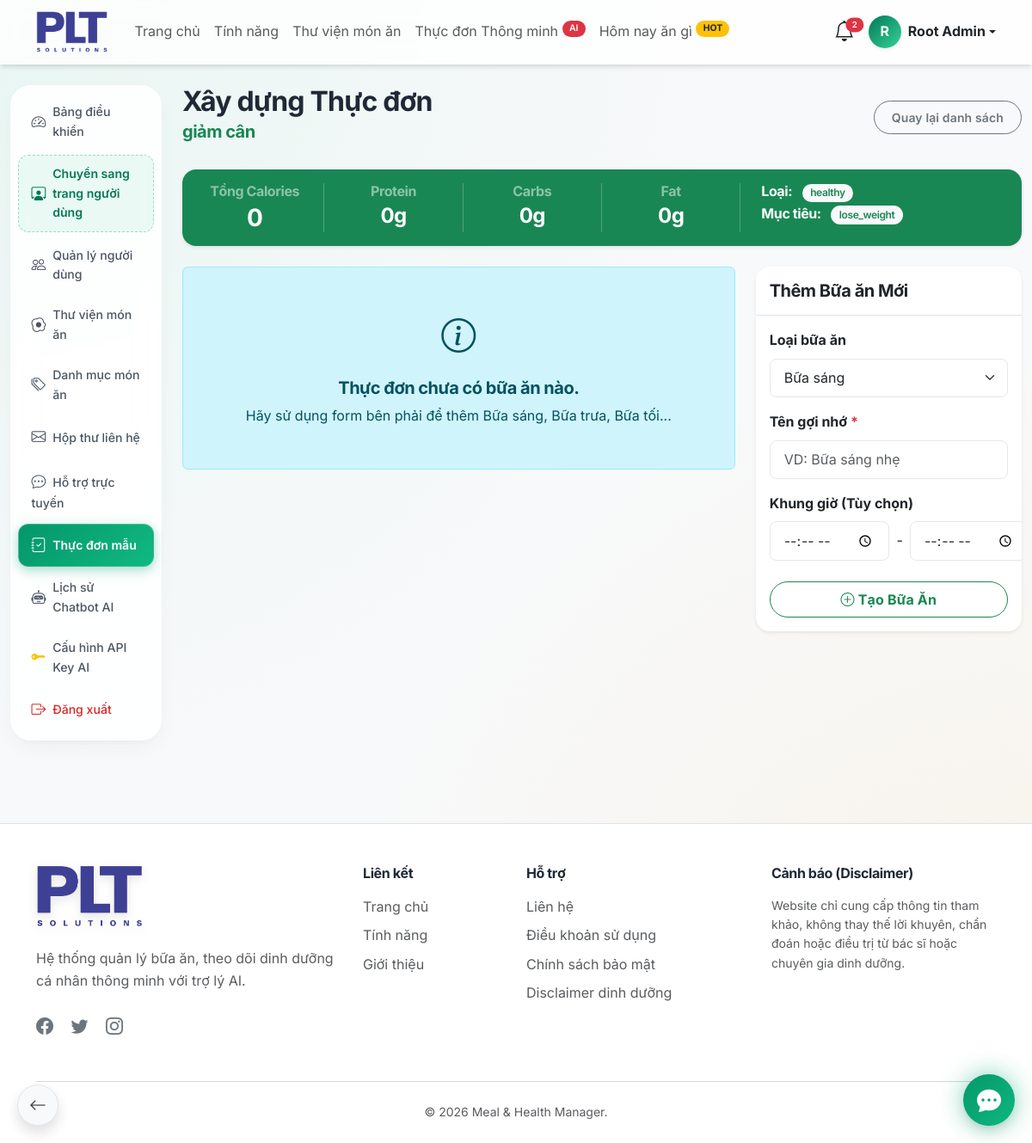
The app's page /admin/meal-plan-builder.php?id=3 (signed in) with its own data.
### tables this page shows
CREATE TABLE IF NOT EXISTS `meal_plans` (
  `id` bigint UNSIGNED NOT NULL AUTO_INCREMENT,
  `name` varchar(180) NOT NULL,
  `slug` varchar(200) NOT NULL,
  `description` text,
  `goal_type` enum('lose_weight','gain_weight','maintain_weight','gain_muscle') NOT NULL,
  `diet_type` varchar(255) DEFAULT 'normal',
  `total_calories` decimal(10,2) NOT NULL DEFAULT '0.00',
  `total_protein` decimal(10,2) NOT NULL DEFAULT '0.00',
  `total_carbs` decimal(10,2) NOT NULL DEFAULT '0.00',
  `total_fat` decimal(10,2) NOT NULL DEFAULT '0.00',
  `total_fiber` decimal(10,2) NOT NULL DEFAULT '0.00',
  `image` varchar(255) DEFAULT NULL,
  `is_premium` tinyint(1) NOT NULL DEFAULT '0',
  `status` enum('active','inactive') NOT NULL DEFAULT 'active',
  `created_by` bigint UNSIGNED DEFAULT NULL,
  `created_at` timestamp NOT NULL DEFAULT CURRENT_TIMESTAMP,
  `updated_at` timestamp NOT NULL DEFAULT CURRENT_TIMESTAMP ON UPDATE CURRENT_TIMESTAMP,
  PRIMARY KEY (`id`),
  UNIQUE KEY `slug` (`slug`),
  KEY `fk_meal_plans_created_by` (`created_by`),
  KEY `idx_meal_plans_goal` (`goal_type`),
  KEY `idx_meal_plans_status` (`status`),
  KEY `idx_meal_plans_premium` (`is_premium`)
);

### admin/meal-plan-builder.php (the view, shortened to what this page needs)
<?php
$database = new Database();
$conn = $database->getConnection();
$id = isset($_GET['id']) ? (int)$_GET['id'] : 0;
$stmt = $conn->prepare("SELECT * FROM meal_plans WHERE id = :id");
$stmt->execute([':id' => $id]);
$plan = $stmt->fetch(PDO::FETCH_ASSOC);
$stmtMeals = $conn->prepare("SELECT * FROM meal_plan_meals WHERE meal_plan_id = :id ORDER BY FIELD(meal_type, 'breakfast', 'morning_snack', 'lunch', 'afternoon_snack', 'dinner', 'evening_snack'), id ASC");
$stmtMeals->execute([':id' => $id]);
$meals = $stmtMeals->fetchAll(PDO::FETCH_ASSOC);
$meal_types = [
    'breakfast' => 'Bữa sáng',
    'morning_snack' => 'Bữa phụ sáng',
    'lunch' => 'Bữa trưa',
    'afternoon_snack' => 'Bữa phụ chiều',
    'dinner' => 'Bữa tối',
    'evening_snack' => 'Bữa phụ tối'
];
require_once __DIR__ . '/../includes/header.php';
?>
<div class="container-fluid py-4">
    <div class="row">
        <div class="col-md-3 col-lg-2">
            <?php require_once __DIR__ . '/includes/sidebar.php'; ?>
        </div>
        <div class="col-md-9 col-lg-10">
            <div class="d-flex justify-content-between align-items-center mb-4">
                <div>
                    <h2 class="fw-bold mb-1">Xây dựng Thực đơn</h2>
                    <h5 class="text-success"><?php echo htmlspecialchars($plan['name']); ?></h5>
                </div>
                <a href="<?php echo BASE_URL; ?>/admin/meal-plans.php" class="btn btn-sm btn-outline-secondary rounded-pill">Quay lại danh sách</a>
            </div>
            <div class="card glass-card border-0 rounded-4 shadow-sm mb-4 bg-success text-white">
                <div class="card-body py-3">
                    <div class="row text-center">
                        <div class="col-md-2 border-end border-light border-opacity-25">
                            <h6 class="mb-1 text-white-50">Tổng Calories</h6>
                            <h3 class="mb-0 fw-bold"><?php echo round($plan['total_calories'] ?? 0); ?></h3>
                        </div>
                        <div class="col-md-2 border-end border-light border-opacity-25">
                            <h6 class="mb-1 text-white-50">Protein</h6>
                            <h4 class="mb-0 fw-bold"><?php echo round($plan['total_protein'] ?? 0); ?>g</h4>
                        </div>
                        <div class="col-md-2 border-end border-light border-opacity-25">
                            <h6 class="mb-1 text-white-50">Carbs</h6>
                            <h4 class="mb-0 fw-bold"><?php echo round($plan['total_carbs'] ?? 0); ?>g</h4>
                        </div>
                        <div class="col-md-2 border-end border-light border-opacity-25">
                            <h6 class="mb-1 text-white-50">Fat</h6>
                            <h4 class="mb-0 fw-bold"><?php echo round($plan['total_fat'] ?? 0); ?>g</h4>
                        </div>
                        <div class="col-md-4 text-start ps-4">
                            <h6 class="mb-1">Loại: <span class="badge bg-light text-success ms-2"><?php echo htmlspecialchars($plan['diet_type']); ?></span></h6>
                            <h6 class="mb-0">Mục tiêu: <span class="badge bg-light text-success ms-2"><?php echo $plan['goal_type']; ?></span></h6>
                        </div>
                    </div>
                </div>
            </div>
            <div class="row">
                <div class="col-lg-8">
                    <?php if (empty($meals)): ?>
                        <div class="alert alert-info py-5 text-center">
                            <i class="bi bi-info-circle fs-1 d-block mb-3"></i>
                            <h5 class="fw-bold">Thực đơn chưa có bữa ăn nào.</h5>
                            <p class="mb-0">Hãy sử dụng form bên phải để thêm Bữa sáng, Bữa trưa, Bữa tối...</p>
                        </div>
                    <?php endif; ?>
                </div>
                <div class="col-lg-4">
                    <div class="card glass-card border-0 rounded-4 shadow-sm position-sticky overflow-hidden" style="top: 20px;">
                        <div class="card-header bg-transparent border-bottom py-3">
                            <h5 class="fw-bold mb-0">Thêm Bữa ăn Mới</h5>
                        </div>
                        <div class="card-body">
                            <form method="POST" id="formAddMeal" novalidate>
                                <div class="mb-3">
                                    <label class="form-label fw-bold">Loại bữa ăn</label>
                                    <select class="form-select" name="meal_type" id="meal_type_select">
                                        <?php foreach ($meal_types as $key => $label): ?>
                                            <option value="<?php echo $key; ?>"><?php echo $label; ?></option>
                                        <?php endforeach; ?>
                                    </select>
                                </div>
                                <div class="mb-3">
                                    <label class="form-label fw-bold">Tên gợi nhớ <span class="text-danger">*</span></label>
                                    <input type="text" class="form-control" name="title" id="meal_title_input" value="" required placeholder="VD: Bữa sáng nhẹ">
                                </div>
                                <div class="mb-4">
                                    <label class="form-label fw-bold">Khung giờ (Tùy chọn)</label>
                                    <div class="d-flex align-items-center">
                                        <input type="time" class="form-control" name="start_time">
                                        <span class="mx-2 fw-bold text-muted">-</span>
                                        <input type="time" class="form-control" name="end_time">
                                    </div>
                                </div>
                                <button type="submit" class="btn btn-outline-success rounded-pill w-100 fw-bold">
                                    <i class="bi bi-plus-circle"></i> Tạo Bữa Ăn
                                </button>
                            </form>
                        </div>
                    </div>
                </div>
            </div>
        </div>
    </div>
</div>
<?php require_once __DIR__ . '/../includes/footer.php'; ?>

### assets/css/style.css (style rules this page uses)
:root { --primary-color: #059669; --primary-light: #34d399; --primary-dark: #047857; --primary-bg: #ecfdf5; --secondary-color: #f59e0b; --secondary-light: #fbbf24; --secondary-bg: #fffbeb; --text-color: #1f2937; --text-muted: #6b7280; --bg-color: #f3f4f6; --card-bg: #ffffff; --border-color: #e5e7eb; --gradient-primary: linear-gradient(135deg, #059669 0%, #10b981 100%); --gradient-health: linear-gradient(135deg, #047857 0%, #34d399 100%); --gradient-glow: linear-gradient(135deg, rgba(5, 150, 105, 0.4) 0%, rgba(16, 185, 129, 0) 100%); --gradient-dark: linear-gradient(135deg, #1f2937 0%, #111827 100%); --shadow-sm: 0 1px 2px 0 rgba(0, 0, 0, 0.05); --shadow-md: 0 4px 6px -1px rgba(0, 0, 0, 0.1), 0 2px 4px -1px rgba(0, 0, 0, 0.06); --shadow-lg: 0 10px 15px -3px rgba(0, 0, 0, 0.1), 0 4px 6px -2px rgba(0, 0, 0, 0.05); --shadow-glow: 0 0 20px rgba(5, 150, 105, 0.3); --radius-sm: 0.5rem; --radius-md: 1rem; --radius-lg: 1.5rem; --radius-xl: 2rem; --transition-fast: 0.15s cubic-bezier(0.4, 0, 0.2, 1); --transition-base: 0.3s cubic-bezier(0.4, 0, 0.2, 1); --transition-bounce: 0.5s cubic-bezier(0.34, 1.56, 0.64, 1); }
html { scroll-behavior: smooth; -webkit-overflow-scrolling: touch; }
body { font-family: 'Inter', -apple-system, BlinkMacSystemFont, "Segoe UI", Roboto, sans-serif; color: var(--text-color); background-color: var(--bg-color); background-image: radial-gradient(at 0% 0%, rgba(52, 211, 153, 0.08) 0px, transparent 50%), radial-gradient(at 100% 100%, rgba(245, 158, 11, 0.08) 0px, transparent 50%); background-attachment: scroll; line-height: 1.6; -webkit-font-smoothing: antialiased; }
h1, h2, h3, h4, h5, h6 { letter-spacing: -0.025em; font-weight: 700; }
.glass-card { background: rgba(255, 255, 255, 0.9); backdrop-filter: blur(10px); -webkit-backdrop-filter: blur(10px); border: 1px solid rgba(255, 255, 255, 0.8); box-shadow: var(--shadow-lg); border-radius: var(--radius-lg); }
.card { border-radius: var(--radius-md); border: 1px solid rgba(0,0,0,0.03); box-shadow: var(--shadow-md); transition: all var(--transition-bounce); background-color: var(--card-bg); }
.card-header { background-color: transparent; border-bottom: 1px solid rgba(0,0,0,0.03); }
.btn { border-radius: var(--radius-sm); font-weight: 600; padding: 0.5rem 1.25rem; transition: all var(--transition-base); letter-spacing: 0.01em; }
.form-control, .form-select { border-radius: var(--radius-sm); border: 1px solid var(--border-color); padding: 0.6rem 1rem; transition: all var(--transition-base); background-color: rgba(255, 255, 255, 0.9); }
.badge { padding: 0.4em 0.8em; border-radius: 20px; font-weight: 600; }
.btn-outline-primary, .btn-outline-success, .btn-outline-secondary, .btn-outline-info, .btn-outline-warning, .btn-outline-danger { transition: all 0.25s cubic-bezier(0.4, 0, 0.2, 1) !important; }

### records on screen
meal_plans: name "giảm cân", total_calories "0", total_protein "0", total_carbs "0", total_fat "0", diet_type "healthy", goal_type "lose_weight"

### other values on screen
$total_bell_count "2"
substr($_SESSION['full_name'] ?? 'U', 0, 1) "R"
$_SESSION['full_name'] "Root Admin"
APP_NAME "Meal & Health Manager"
form field meal_type "Bữa sáng"
